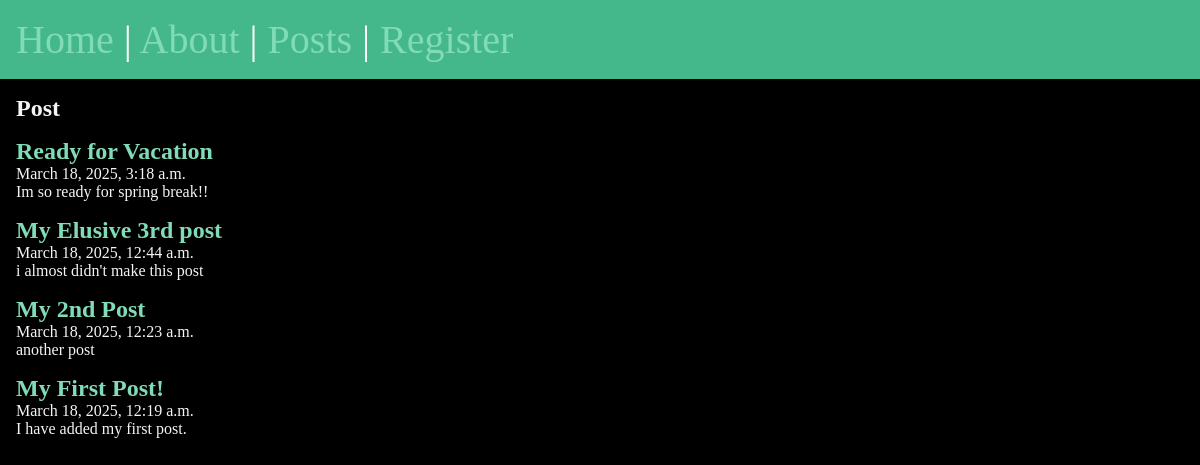
/posts/, run on the app's committed database.
### posts/models.py (models this page shows, shortened)
class Post(models.Model):
    title = models.CharField(max_length=75)
    body = models.TextField()
    slug = models.SlugField()
    date = models.DateTimeField(auto_now_add=True)
    banner = models.ImageField(default='fallback.png', blank=True)      #blank=True means image is not required, it's ok if you don't provide one.

### posts/views.py (the view)
# urls.py: path('', views.posts_list, name = "list"),
def posts_list(request):
    posts = Post.objects.all().order_by('-date')
    return render(request, 'posts/posts_list.html', {'posts': posts})      #returning to the post_list.html

### posts/templates/posts/posts_list.html (shortened to what this page needs)
{% extends 'layout.html' %}
{% block content %}
    <section>
      <h1>Post</h1>
      {% for post in posts %}
          <article class="post">
              <h2>
                  <a href="{% url 'posts:page' slug=post.slug %}">
                    {{ post.title }}
                  </a>
              </h2>
              <p>{{ post.date }}</p>
              <p>{{ post.body }}</p>
          </article>
      {% endfor %}
    </section>
{% endblock %}

### templates/layout.html (shortened to what this page needs)
<!DOCTYPE html>
{% load static%}
<html lang="en">
<head>
    <link rel="stylesheet" href="{% static 'css/style.css' %}">
</head>
<body>
    <nav>
        <a href="/">
           <span sraia-label="Home" title="Home">Home</span>
        </a> |
        <a href="/about">
            <span aria-label="Aboout">About</span>
        </a> |
        <a href="{% url 'posts:list' %}">
            <span aria-label="Posts">Posts</span>
        </a> |
        <a href="{% url 'users:register' %}">
            <span aria-label="User Registration">Register</span>
        </a>
    </nav>
    <main>
        {% block content %}
        {% endblock %}
    </main>
</body>
</html>

### static/css/style.css (style rules this page uses)
* { margin: 0; padding: 0; box-sizing: border-box; }
body { min-height: 100vh; background-color: black; color: whitesmoke; font-size: 3rem; }
nav { padding: 1rem; background-color: #44B78B; color: white; font-size: 2.5rem; }
main { padding: 1rem; }
section { display: flex; flex-flow: column; gap: 1rem; }
h1, h2 { font-size: 1.5rem; }
p { font-size: 1rem; }
a { text-decoration: none; color: #81dbb8; }

### data on the page
Post: title "Ready for Vacation", date "March 18, 2025, 3:18 a.m.", body "Im so ready for spring break!!"
Post: title "My Elusive 3rd post", date "March 18, 2025, 12:44 a.m.", body "i almost didn't make this post"
Post: title "My 2nd Post", date "March 18, 2025, 12:23 a.m.", body "another post"
Post: title "My First Post!", date "March 18, 2025, 12:19 a.m.", body "I have added my first post."
